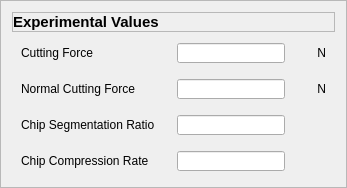
               <widget class="QFrame" name="frame_80">
                <property name="minimumSize">
                 <size>
                  <width>0</width>
                  <height>0</height>
                 </size>
                </property>
                <property name="frameShape">
                 <enum>QFrame::Shape::StyledPanel</enum>
                </property>
                <property name="frameShadow">
                 <enum>QFrame::Shadow::Raised</enum>
                </property>
                <layout class="QVBoxLayout" name="verticalLayout_62">
                 <item>
                  <widget class="QFrame" name="frame_88">
                   <property name="font">
                    <font>
                     <pointsize>11</pointsize>
                     <bold>true</bold>
                    </font>
                   </property>
                   <property name="frameShape">
                    <enum>QFrame::Shape::StyledPanel</enum>
                   </property>
                   <property name="frameShadow">
                    <enum>QFrame::Shadow::Raised</enum>
                   </property>
                   <layout class="QVBoxLayout" name="verticalLayout_63">
                    <property name="spacing">
                     <number>0</number>
                    </property>
                    <property name="leftMargin">
                     <number>0</number>
                    </property>
                    <property name="topMargin">
                     <number>0</number>
                    </property>
                    <property name="rightMargin">
                     <number>0</number>
                    </property>
                    <property name="bottomMargin">
                     <number>0</number>
                    </property>
                    <item>
                     <widget class="QLabel" name="label_30">
                      <property name="font">
                       <font>
                        <pointsize>11</pointsize>
                        <bold>true</bold>
                       </font>
                      </property>
                      <property name="text">
                       <string>Experimental Values</string>
                      </property>
                     </widget>
                    </item>
                   </layout>
                  </widget>
                 </item>
                 <item>
                  <widget class="QFrame" name="frame_fc_result">
                   <property name="minimumSize">
                    <size>
                     <width>0</width>
                     <height>30</height>
                    </size>
                   </property>
                   <property name="frameShape">
                    <enum>QFrame::Shape::NoFrame</enum>
                   </property>
                   <property name="frameShadow">
                    <enum>QFrame::Shadow::Raised</enum>
                   </property>
                   <layout class="QHBoxLayout" name="horizontalLayout_102">
                    <property name="topMargin">
                     <number>0</number>
                    </property>
                    <property name="bottomMargin">
                     <number>0</number>
                    </property>
                    <item>
                     <widget class="QLabel" name="label_20">
                      <property name="minimumSize">
                       <size>
                        <width>150</width>
                        <height>0</height>
                       </size>
                      </property>
                      <property name="maximumSize">
                       <size>
                        <width>150</width>
                        <height>20</height>
                       </size>
                      </property>
                      <property name="text">
                       <string>Cutting Force</string>
                      </property>
                     </widget>
                    </item>
                    <item>
                     <widget class="QLineEdit" name="lineEdit_cutting_force">
                      <property name="minimumSize">
                       <size>
                        <width>0</width>
                        <height>20</height>
                       </size>
                      </property>
                      <property name="maximumSize">
                       <size>
                        <width>16777215</width>
                        <height>20</height>
                       </size>
                      </property>
                      <property name="alignment">
                       <set>Qt::AlignmentFlag::AlignCenter</set>
                      </property>
                     </widget>
                    </item>
                    <item>
                     <widget class="QLabel" name="label_21">
                      <property name="minimumSize">
                       <size>
                        <width>35</width>
                        <height>22</height>
                       </size>
                      </property>
                      <property name="maximumSize">
                       <size>
                        <width>35</width>
                        <height>22</height>
                       </size>
                      </property>
                      <property name="text">
                       <string>N</string>
                      </property>
                      <property name="alignment">
                       <set>Qt::AlignmentFlag::AlignRight|Qt::AlignmentFlag::AlignTrailing|Qt::AlignmentFlag::AlignVCenter</set>
                      </property>
                     </widget>
                    </item>
                   </layout>
                  </widget>
                 </item>
                 <item>
                  <widget class="QFrame" name="frame_fn_result">
                   <property name="minimumSize">
                    <size>
                     <width>0</width>
                     <height>30</height>
                    </size>
                   </property>
                   <property name="frameShape">
                    <enum>QFrame::Shape::NoFrame</enum>
                   </property>
                   <property name="frameShadow">
                    <enum>QFrame::Shadow::Raised</enum>
                   </property>
                   <layout class="QHBoxLayout" name="horizontalLayout_104">
                    <property name="topMargin">
                     <number>0</number>
                    </property>
                    <property name="bottomMargin">
                     <number>0</number>
                    </property>
                    <item>
                     <widget class="QLabel" name="label_24">
                      <property name="minimumSize">
                       <size>
                        <width>150</width>
                        <height>0</height>
                       </size>
                      </property>
                      <property name="maximumSize">
                       <size>
                        <width>150</width>
                        <height>20</height>
                       </size>
                      </property>
                      <property name="text">
                       <string>Normal Cutting Force</string>
                      </property>
                     </widget>
                    </item>
                    <item>
                     <widget class="QLineEdit" name="lineEdit_normal_force">
                      <property name="minimumSize">
                       <size>
                        <width>0</width>
                        <height>20</height>
                       </size>
                      </property>
                      <property name="maximumSize">
                       <size>
                        <width>16777215</width>
                        <height>20</height>
                       </size>
                      </property>
                      <property name="alignment">
                       <set>Qt::AlignmentFlag::AlignCenter</set>
                      </property>
                     </widget>
                    </item>
                    <item>
                     <widget class="QLabel" name="label_25">
                      <property name="minimumSize">
                       <size>
                        <width>35</width>
                        <height>22</height>
                       </size>
                      </property>
                      <property name="maximumSize">
                       <size>
                        <width>35</width>
                        <height>22</height>
                       </size>
                      </property>
                      <property name="text">
                       <string>N</string>
                      </property>
                      <property name="alignment">
                       <set>Qt::AlignmentFlag::AlignRight|Qt::AlignmentFlag::AlignTrailing|Qt::AlignmentFlag::AlignVCenter</set>
                      </property>
                     </widget>
                    </item>
                   </layout>
                  </widget>
                 </item>
                 <item>
                  <widget class="QFrame" name="frame_csr_result">
                   <property name="minimumSize">
                    <size>
                     <width>0</width>
                     <height>30</height>
                    </size>
                   </property>
                   <property name="frameShape">
                    <enum>QFrame::Shape::NoFrame</enum>
                   </property>
                   <property name="frameShadow">
                    <enum>QFrame::Shadow::Raised</enum>
                   </property>
                   <layout class="QHBoxLayout" name="horizontalLayout_107">
                    <property name="topMargin">
                     <number>0</number>
                    </property>
                    <property name="bottomMargin">
                     <number>0</number>
                    </property>
                    <item>
                     <widget class="QLabel" name="label_28">
                      <property name="minimumSize">
                       <size>
                        <width>150</width>
                        <height>0</height>
                       </size>
                      </property>
                      <property name="maximumSize">
                       <size>
                        <width>150</width>
                        <height>20</height>
                       </size>
                      </property>
                      <property name="text">
                       <string>Chip Segmentation Ratio</string>
                      </property>
                     </widget>
                    </item>
                    <item>
                     <widget class="QLineEdit" name="lineEdit_CSR">
                      <property name="minimumSize">
                       <size>
                        <width>0</width>
                        <height>20</height>
                       </size>
                      </property>
                      <property name="maximumSize">
                       <size>
                        <width>16777215</width>
                        <height>20</height>
                       </size>
                      </property>
                      <property name="alignment">
                       <set>Qt::AlignmentFlag::AlignCenter</set>
                      </property>
                     </widget>
                    </item>
                    <item>
                     <widget class="QLabel" name="label_29">
                      <property name="minimumSize">
                       <size>
                        <width>35</width>
                        <height>22</height>
                       </size>
                      </property>
                      <property name="maximumSize">
                       <size>
                        <width>35</width>
                        <height>22</height>
                       </size>
                      </property>
                      <property name="text">
                       <string/>
                      </property>
                      <property name="alignment">
                       <set>Qt::AlignmentFlag::AlignRight|Qt::AlignmentFlag::AlignTrailing|Qt::AlignmentFlag::AlignVCenter</set>
                      </property>
                     </widget>
                    </item>
                   </layout>
                  </widget>
                 </item>
                 <item>
                  <widget class="QFrame" name="frame_ccr_result">
                   <property name="minimumSize">
                    <size>
                     <width>0</width>
                     <height>30</height>
                    </size>
                   </property>
                   <property name="frameShape">
                    <enum>QFrame::Shape::NoFrame</enum>
                   </property>
                   <property name="frameShadow">
                    <enum>QFrame::Shadow::Raised</enum>
                   </property>
                   <layout class="QHBoxLayout" name="horizontalLayout_106">
                    <property name="topMargin">
                     <number>0</number>
                    </property>
                    <property name="bottomMargin">
                     <number>0</number>
                    </property>
                    <item>
                     <widget class="QLabel" name="label_26">
                      <property name="minimumSize">
                       <size>
                        <width>150</width>
                        <height>0</height>
                       </size>
                      </property>
                      <property name="maximumSize">
                       <size>
                        <width>150</width>
                        <height>20</height>
                       </size>
                      </property>
                      <property name="text">
                       <string>Chip Compression Rate</string>
                      </property>
                     </widget>
                    </item>
                    <item>
                     <widget class="QLineEdit" name="lineEdit_CCR">
                      <property name="minimumSize">
                       <size>
                        <width>0</width>
                        <height>20</height>
                       </size>
                      </property>
                      <property name="maximumSize">
                       <size>
                        <width>16777215</width>
                        <height>20</height>
                       </size>
                      </property>
                      <property name="alignment">
                       <set>Qt::AlignmentFlag::AlignCenter</set>
                      </property>
                     </widget>
                    </item>
                    <item>
                     <widget class="QLabel" name="label_27">
                      <property name="minimumSize">
                       <size>
                        <width>35</width>
                        <height>22</height>
                       </size>
                      </property>
                      <property name="maximumSize">
                       <size>
                        <width>35</width>
                        <height>22</height>
                       </size>
                      </property>
                      <property name="text">
                       <string/>
                      </property>
                      <property name="alignment">
                       <set>Qt::AlignmentFlag::AlignRight|Qt::AlignmentFlag::AlignTrailing|Qt::AlignmentFlag::AlignVCenter</set>
                      </property>
                     </widget>
                    </item>
                   </layout>
                  </widget>
                 </item>
                </layout>
               </widget>
